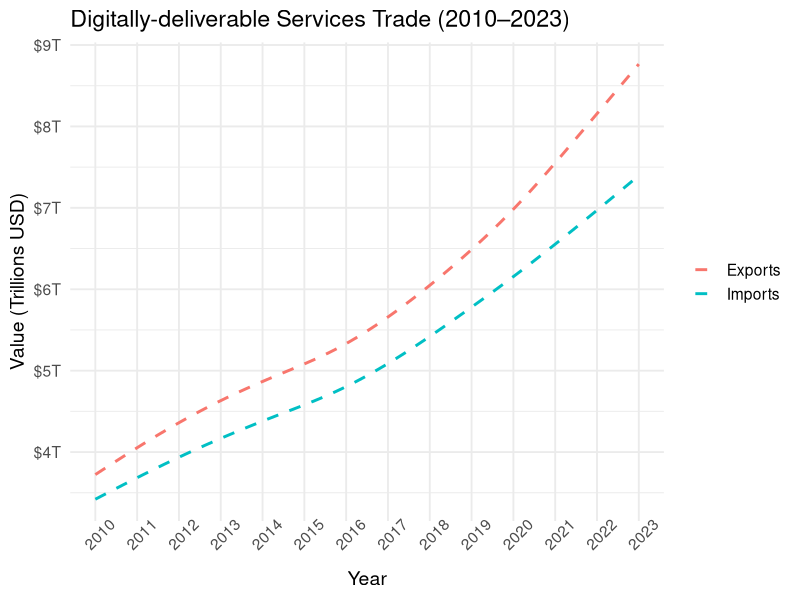

Generate this figure with R:
library(tidyverse)

# Read dataset for Digital Economy
df <- read_csv("data/UNCTAD_DE.csv", show_col_types = FALSE)

# Filter only imports/exports rows
df_trade <- df |>
  filter(
    INDICATOR %in%
      c("UNCTAD_DE_DIG_SERVTRADE_ANN_IMP", "UNCTAD_DE_DIG_SERVTRADE_ANN_EXP"),
    !is.na(OBS_VALUE), # Remove rows of empty export/import values
    !is.na(UNIT_MULT)
  ) |>
  mutate(
    amount_value = (OBS_VALUE * 10^UNIT_MULT / 1e12) # Convert to Trillions USD
  ) |>
  select(
    amount_value,
    time_period = TIME_PERIOD,
    indicator = INDICATOR
  ) |>
  mutate(
    indicator = case_when(
      indicator == "UNCTAD_DE_DIG_SERVTRADE_ANN_EXP" ~ "Exports",
      indicator == "UNCTAD_DE_DIG_SERVTRADE_ANN_IMP" ~ "Imports",
      TRUE ~ indicator
    ) # Rename default indicators to descriptive names
  ) |>
  group_by(time_period, indicator) |>
  summarise(
    amount_value = sum(amount_value, na.rm = TRUE),
    .groups = "drop"
  ) |> # Get total exports/imports value
  mutate(time_period = as.factor(time_period))

# Plot imports and export of digital services from 2010 to 2023.
plot <- df_trade |>
  ggplot(aes(x = time_period, y = amount_value)) +
  geom_smooth(
    aes(group = indicator, color = indicator),
    method = "gam",
    se = FALSE,
    linetype = "dashed",
    formula = y ~ s(x, bs = "cs"),
    linewidth = 1
  ) +
  scale_y_continuous(labels = scales::label_dollar(suffix = "T")) + # Show prices in USD
  labs(
    title = "Digitally-deliverable Services Trade (2010–2023)",
    x = "Year",
    y = "Value (Trillions USD)",
    color = NULL
  ) +
  theme_minimal(base_size = 14) + # Larger font size
  theme(axis.text.x = element_text(angle = 45))

saveRDS(plot, file = "data/main_plot.rds")